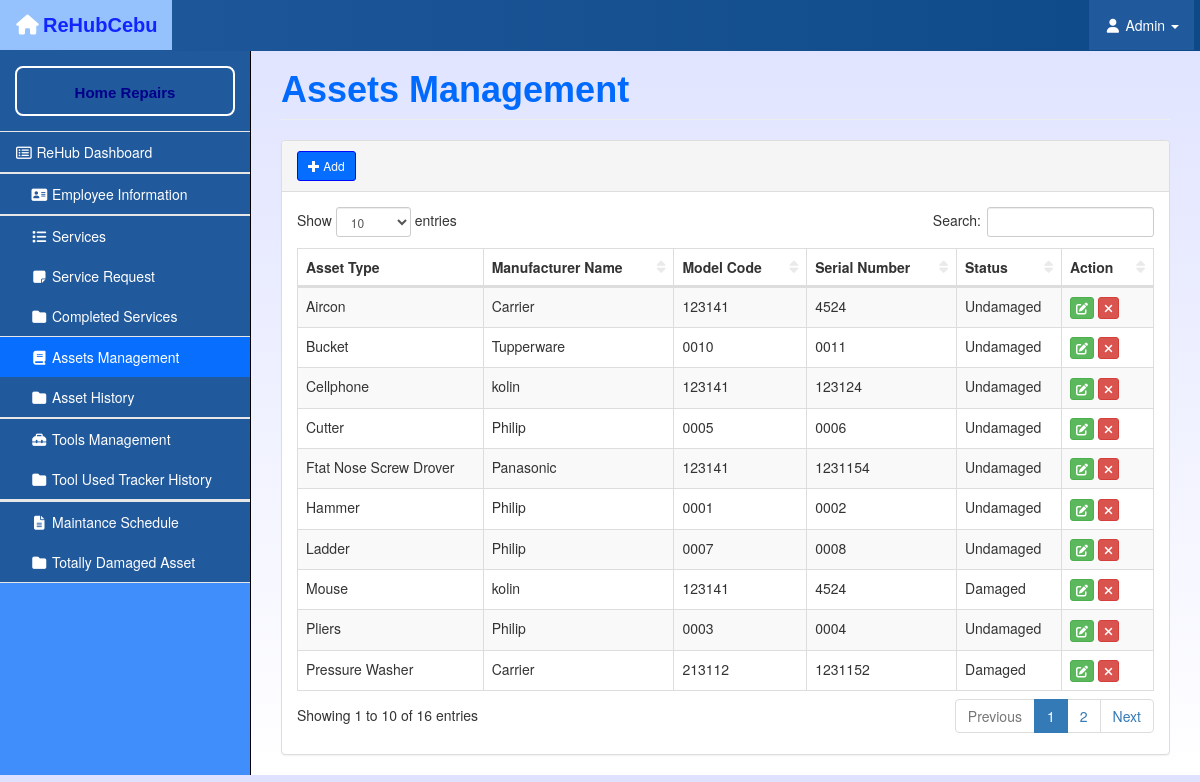
Screenshot of /admin/pages/asset.php?error=success with the database file from the repository.
### tables this page shows
CREATE TABLE `asset` (
  `a_id` int(10) NOT NULL,
  `a_type` varchar(50) NOT NULL,
  `a_name` varchar(50) NOT NULL,
  `a_num` varchar(50) NOT NULL,
  `as_num` varchar(50) NOT NULL,
  `a_date` varchar(50) NOT NULL,
  `a_provider` varchar(50) NOT NULL,
  `a_exdate` varchar(50) NOT NULL,
  `a_details` varchar(50) NOT NULL,
  `a_status` varchar(50) NOT NULL,
  `a_sched` varchar(50) NOT NULL,
  `a_remarks` varchar(50) NOT NULL
);

### admin/pages/asset.php (the view, shortened to what this page needs)
<?php
    include("../templates/header.php");
?>
<div class="row">
    <div class="col-lg-12">
        <h1 class="page-header">Assets Management</h1>
        <div class="panel panel-default">
            <div class="panel-heading">
                <a href="" class="btn btn-primary btn-sm" data-toggle="modal" data-target="#myModal"><i class="glyphicon glyphicon-plus"></i> Add</a>
            </div>
            <div class="panel-body">
                <div class="table-responsive">
                        <table class="table table-striped table-bordered table-hover" id="dataTables-example">
                            <thead>
                                <tr>
                                    <th>Asset Type</th>
                                    <th>Manufacturer Name</th>
                                    <th>Model Code</th>
                                    <th>Serial Number</th>
                                    <th>Status</th>
                                    <th>Action</th>
                                </tr>
                            </thead>
                            <tbody>
                            <?php
                                $database = new Connection();
                                $db = $database->open();
                                try {
                                    $sql = "SELECT * FROM asset WHERE a_status IN ('damaged', 'undamaged')";
                                    foreach ($db->query($sql) as $row) {
                                        ?>
                                        <tr>
                                            <td><?php echo $row["a_type"]?></td>
                                            <td><?php echo $row["a_name"]?></td>
                                            <td><?php echo $row["a_num"]?></td>
                                            <td><?php echo $row["as_num"]?></td>
                                            <td><?php echo $row["a_status"]?></td>
                                            <td>
                                                <a href="#edit_<?php echo $row['a_id'];?>" class="btn btn-success btn-xs" data-toggle="modal"><i class="fas fa-edit"></i></a>
                                                <a href="#delete_<?php echo $row['a_id'];?>" class="btn btn-danger btn-xs" data-toggle="modal"><i class="fas fa-times"></i></a>
                                            </td>
                                        </tr>
                                        <?php
                                    }
                                } catch (PDOException $e) {
                                    echo "There is some problem in connection: " . $e->getMessage();
                                }
                                ?>
                            </tbody>
                        </table>
                    </div>
            </div>
        </div>
    </div>
</div>
<?php
    include("../templates/footer.php");
?>

### admin/templates/header.php (shortened to what this page needs)
<!DOCTYPE html>
<html lang="en">
    <head>
        <link href="../css/bootstrap.min.css" rel="stylesheet">
        <link href="../css/metisMenu.min.css" rel="stylesheet">
        <link href="../css/dataTables/dataTables.bootstrap.css" rel="stylesheet">
        <link href="../css/dataTables/dataTables.responsive.css" rel="stylesheet">
        <link href="../css/startmin.css" rel="stylesheet">
        <link href="../css/font-awesome.min.css" rel="stylesheet" type="text/css">
        <link rel="stylesheet" href="https://cdnjs.cloudflare.com/ajax/libs/font-awesome/5.15.3/css/all.min.css">
    </head>
    <body>
        <div id="wrapper">
            <nav class="navbar navbar-inverse navbar-fixed-top" role="navigation">
            <div class="navbar-header">
    <a class="navbar-brand" href="dashboard.php">
        <i class="fa fa-home fa-fw"></i>ReHubCebu
    </a>
</div>
                <ul class="nav navbar-right navbar-top-links">
                    <li class="dropdown">
                        <a class="dropdown-toggle" data-toggle="dropdown" href="#">
                            <i class="fa fa-user fa-fw"></i> Admin <b class="caret"></b>
                        </a>
                            </li>
                        </ul>
                <div class="navbar-default sidebar" role="navigation">
                    <div class="sidebar-nav navbar-collapse">
                        <ul class="nav" id="side-menu">
                            <li class="sidebar-search">
                            <w href="#">
                                <span style="font-family: 'Arial Black', Arial, sans-serif; font-size: 15px; font-weight: bold;">Home Repairs</span>
                            </w>
                            </li>
                            <li>
                                        <a href="../pages/dashboard.php"><i class="fa fa-list-alt fa-fw"></i> ReHub Dashboard</a>
                                    </li>
                            <li>
                                <li>
                                    <a href="../pages/staff.php">&nbsp;&nbsp;&nbsp;&nbsp;<i class="fa fas fa-address-card fa-fw"></i> Employee Information</a>
                                </li>
                            </li>
                            <li>
                                    <li>
                                        <a href="../pages/workorder.php">&nbsp;&nbsp;&nbsp;&nbsp;<i class="fa fas fa-list fa-fw"></i> Services</a>
                                        <a href="../pages/servicereq.php">&nbsp;&nbsp;&nbsp;&nbsp;<i class="fa fas fa-sticky-note fa-fw"></i> Service Request</a>
                                        <a href="../pages/completedorder.php">&nbsp;&nbsp;&nbsp;&nbsp;<i class="fa fas fa-folder fa-fw"></i> Completed Services</a>
                                    </li>
                            </li>
                                    <li>
                                        <a href="../pages/asset.php">&nbsp;&nbsp;&nbsp;&nbsp;<i class="fa fas fa-book fa-fw"></i> Assets Management</a>
                                        <a href="../pages/assetmaintenance.php">&nbsp;&nbsp;&nbsp;&nbsp;<i class="fa fas fa-folder fa-fw"></i> Asset History</a>
                                    </li>
                            <li>
                                    <li>
                                        <a href="../pages/inventory.php">&nbsp;&nbsp;&nbsp;&nbsp;<i class="fa fas fa-toolbox fa-fw"></i> Tools Management</a>
                                        <a href="../pages/tool-history.php">&nbsp;&nbsp;&nbsp;&nbsp;<i class="fa fas fa-folder fa-fw"></i> Tool Used Tracker History</a>
                                </li>
                            <li>
                            <li>
                                    <li>
                                        <a href="../pages/maintenanceschedule.php">&nbsp;&nbsp;&nbsp;&nbsp;<i class="fa fas fa-file-alt fa-fw"></i> Maintance Schedule</a>
                                        <a href="../pages/maintenancehistory.php">&nbsp;&nbsp;&nbsp;&nbsp;<i class="fa fas fa-folder fa-fw"></i> Totally Damaged Asset</a>
                                    </li>
                                </ul>
                    </div>
                </div>
            </nav>
            <div id="page-wrapper">
                <div class="container-fluid">

### admin/templates/footer.php (shortened to what this page needs)
</div>
            </div>
        </div>
    </body>
</html>

### admin/css/startmin.css (style rules this page uses)
body { background: linear-gradient(to bottom, #dee2ff, #ffffff); }
#wrapper { width: 100%; background: linear-gradient(to bottom, #408EFB, #408EFB); }
#page-wrapper { padding-top: 30px; min-height: 568px; background: linear-gradient(to bottom, #dee2ff, #ffffff); }
@media (min-width:768px) { #page-wrapper { position: inherit; margin-left: 250px; padding: 30px 15px 0 15px; border-left: 1px solid #000000; } }
.navbar-header { float: left; }
.navbar-right { text-align: right; }
.navbar-top-links { margin: 0; }
.navbar-header a.navbar-brand { font-family: 'Arial Black', Arial, sans-serif; font-size: 30px; font-weight: bold; }
@media (min-width: 375px) { .navbar-header a.navbar-brand { font-family: 'Arial Black', Arial, sans-serif; font-size: 20px; font-weight: bold; } }
.navbar-header a.navbar-brand i { margin-right: 3px; }
.navbar-top-links li { display: inline-block; }
.navbar-top-links li:last-child { margin-right: 6px; }
.navbar-top-links li a { padding: 15px; min-height: 50px; }
.navbar-top-links>li>a { color: #ffffff; }
.sidebar .sidebar-nav.navbar-collapse { padding-right: 0; padding-left: 0; }
.sidebar .sidebar-search { padding: 15px; background-color: #20599c; }
.sidebar ul li { border-bottom: 1px solid #e7e7e7; }
.sidebar ul li a.active { background-color: #086efe; }
@media (min-width:768px) { .sidebar { z-index: 1; position: absolute; width: 250px; margin-top: 51px; } }
table.dataTable thead .sorting, table.dataTable thead .sorting_asc, table.dataTable thead .sorting_desc, table.dataTable thead .sorting_asc_disabled, table.dataTable thead .sorting_desc_disabled { background: 0 0; }
table.dataTable thead .sorting_asc:after { content: "\f0de"; float: right; font-family: fontawesome; }
table.dataTable thead .sorting:after { content: "\f0dc"; float: right; font-family: fontawesome; color: rgba(50,50,50,.5); }

### admin/templates/header.php (style rules this page uses)
.sidebar { list-style-type: none; padding: 0; }
.sidebar w { display: block; font-size: 18px; border: 2px solid white; padding: 10px; border-radius: 8px; }
.sidebar w { font-size: 18px; color: rgb(0, 0, 139); text-align: center; }

### rows the page displays
asset: a_type "Mouse", a_name "kolin", a_num "123141", as_num "4524", a_status "Damaged"
asset: a_type "Pressure Washer", a_name "Carrier", a_num "213112", as_num "1231152", a_status "Damaged"
asset: a_type "Aircon", a_name "Carrier", a_num "123141", as_num "4524", a_status "Undamaged"
asset: a_type "Cellphone", a_name "kolin", a_num "123141", as_num "123124", a_status "Undamaged"
asset: a_type "Ftat Nose Screw Drover", a_name "Panasonic", a_num "123141", as_num "1231154", a_status "Undamaged"
asset: a_type "Hammer", a_name "Philip", a_num "0001", as_num "0002", a_status "Undamaged"
asset: a_type "Pliers", a_name "Philip", a_num "0003", as_num "0004", a_status "Undamaged"
asset: a_type "Cutter", a_name "Philip", a_num "0005", as_num "0006", a_status "Undamaged"
asset: a_type "Ladder", a_name "Philip", a_num "0007", as_num "0008", a_status "Undamaged"
asset: a_type "Bucket", a_name "Tupperware", a_num "0010", as_num "0011", a_status "Undamaged"
